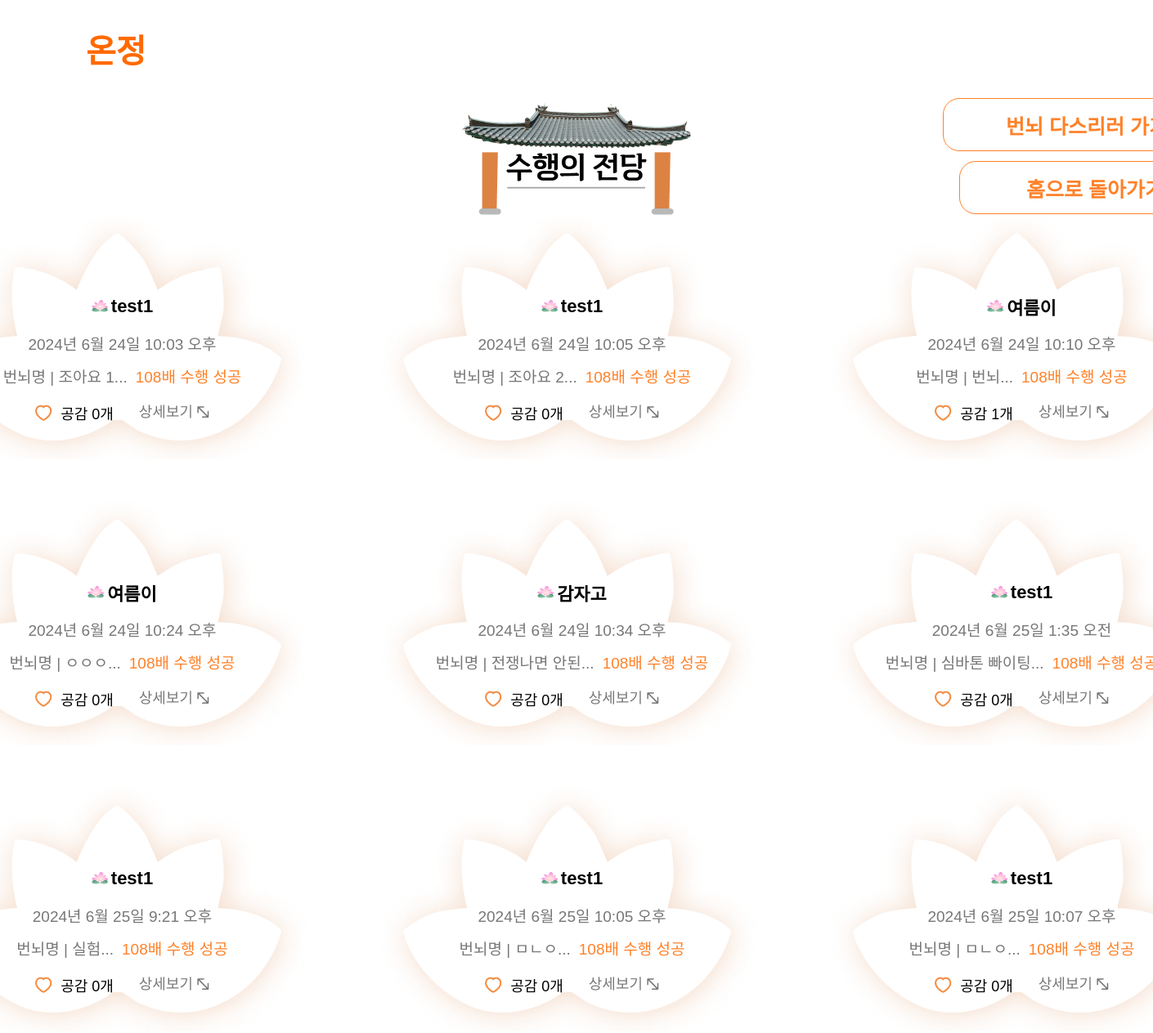
Before: /post/community_108/ (upper part) with the older database file.
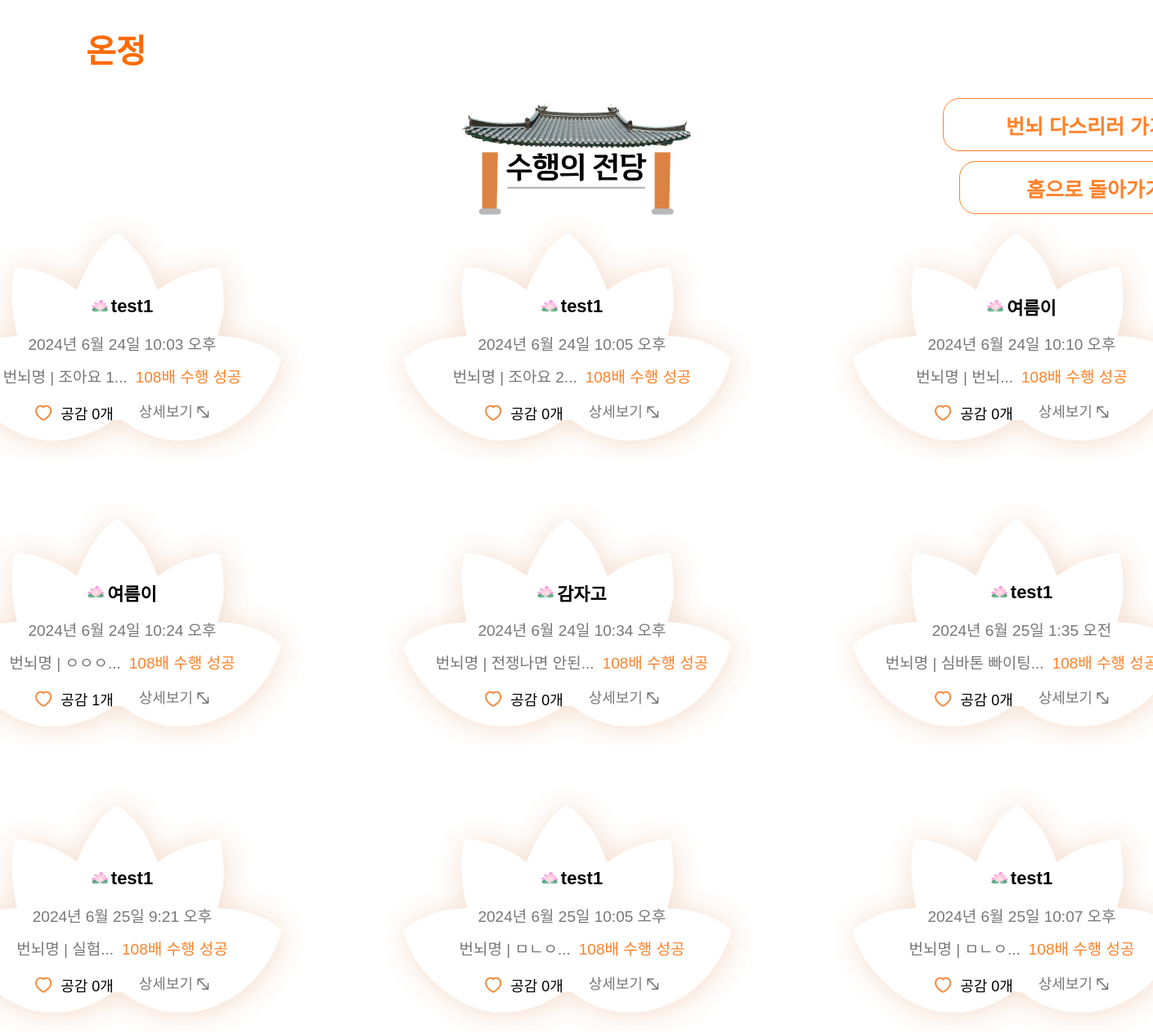
After: the same page with the newer database file.
### post/models.py (models this page shows)
class SharedWish(models.Model):
    title = models.CharField(max_length=50)
    user = models.ForeignKey(User, on_delete=models.CASCADE)
    text = models.TextField()
    created_at = models.DateTimeField(auto_now_add=True)
    like = models.ManyToManyField(User, related_name='sharedwish_likes', blank=True)
    like_count = models.IntegerField(default=0)
    num108_count = models.IntegerField(default=0)
    def summary(self):
        return self.title[:7] + "..."

### post/views.py (the view)
# urls.py: path('community_108/', community_108, name="community_108"),
@csrf_exempt
def community_108(request):
    sharedwish = SharedWish.objects.all()
    return render(request, 'post/community_108.html', {'sharedwishes' : sharedwish})

### post/templates/post/community_108.html (shortened to what this page needs)
<!DOCTYPE html>
{% load static %}
<html>
    <head>
            <link rel="stylesheet" type="text/css" href="{% static 'css/main/community_108.css'%}"/>
    </head>
    <body>
        <div class = "screen">
            <div class = "topnav">
                <a class="onjung" href="{% url 'main:mainpage' %}">
                    온정
                </a>
            </div>
            <div class = "frametop">
                <img class="icon-place" alt="안뜸" src="{%static 'images/mainpage_img/img-building.png'%}"/>
                <div class="buttons">
                    <a class="do108-button" href="{% url 'post:start_108' %}">번뇌 다스리러 가기</a>
                    <a class="mainpage-button" href="{% url 'main:mainpage' %}">홈으로 돌아가기</a>
                </div>
            </div>
            <div class="postbox">
                <div style="display: flex; flex-wrap: wrap; gap: 50px;">
                    {% for sharedwish in sharedwishes %}
                    <div class="frame-post">
                        <a href="{% url 'post:detail_108' sharedwish.id%}">
                            <img class="post-background" alt="안뜸" src="{%static 'images/mainpage_img/img-post-background.png'%}"/>
                            <div class="frame-text">
                                <div class="post-username">
                                    <img class="lotus-username" alt="안뜸" src="{%static 'images/mainpage_img/img-lotus-mini.png'%}"/>
                                    <div class="db_username">{{sharedwish.user.username}}</div>
                                </div>
                                <div class="post-time">
                                    <div class="db_time">{{ sharedwish.created_at }}</div>
                                </div>
                                <div class="post-title">
                                    <div class="db_title">번뇌명 | {{ sharedwish.summary }}</div>
                                    <div class="ok108">108배 수행 성공</div>
                                </div>
                                <div class="icons">
                                    <div class = "likes">
                                        <img class="img-like" alt="안뜸" src="{%static 'images/mainpage_img/img-like.png'%}"/>
                                        <div class ="db_like">공감 {{ sharedwish.like_count }}개</div>
                                    </div>
                                    <img class="img-detail" alt="안뜸" src="{%static 'images/mainpage_img/img-detail.png'%}"/>
                                </div>
                            </div>
                        </a>
                    </div>
                    {% endfor %}
                </div>
            </div>
        </div>
    </body>
</html>

### project/static/css/main/community_108.css (style rules this page uses)
body { display: flex; justify-content: center; align-items: center; width: 100vw; height: fit-content; margin: 0; background-image: url('https://ifh.cc/g/7HHHlD.png'); background-position: center; background-repeat: no-repeat; background-size: cover; font-family: 'GamtanRoadDotum', sans-serif; font-weight: bold; }
body { animation: fadein 2s forwards; }
a { text-decoration: none; }
.screen { display: flex; flex-direction: column; justify-content: flex-start; align-items: center; width: 1600px; padding-bottom: 90px; }
.screen .topnav { display: flex; justify-content: flex-start; align-items: center; width : 1200px; height: 120px; }
.screen .onjung { font-size: 40px; font-weight: 600; color: #FF6A00; }
.screen .frametop { display: flex; justify-content: flex-end; align-items: center; width : 1600px; height: 142px; gap: 296.87px; }
.screen .icon-place { width: fit-content; height: fit-content; }
.screen .buttons { width: 350px; height: 142px; display: flex; flex-direction: column; justify-content: flex-start; align-items: flex-end; gap: 12px; }
.screen .do108-button { display: flex; justify-content: center; align-items: center; width: 350px; height: 65px; border-radius: 20px; font-size: 25px; color: #FF8128; border: 1px solid #FF8128; text-decoration: none; cursor: pointer; z-index: 1; }
.screen .mainpage-button { display: flex; justify-content: center; align-items: center; width: 330px; height: 65px; border-radius: 20px; font-size: 25px; color: #FF8128; border: 1px solid #FF8128; text-decoration: none; cursor: pointer; z-index: 1; }
.screen .postbox { display: flex; flex-wrap: wrap; align-items: flex-start; gap: 50px 100px; position: relative; align-self: stretch; width: 1600px; flex: 0 0 auto; }
.screen .frame-post { display: inline-flex; flex-direction: column; justify-content: center; align-items: flex-start; width: 500px; height: 300px; position: relative; flex: 0 0 auto; }
.screen .post-background { width: fit-content; height: fit-content; position: absolute; top: 0; left: 0; }
.screen .frame-text { padding-top: 75px; width: 489px; height: 200px; display: flex; flex-direction: column; justify-content: flex-start; align-items: center; gap: 0px; position: relative; z-index: 1; padding-right:10px; }
.screen .post-username { display: flex; justify-content: center; align-items: center; width: fit-content; height: 50px; color: #000000; }
.screen .lotus-username { width: fit-content; height: fit-content; }
.screen .db_username { width: fit-content; font-size: 22px; font-weight: 800; }
.screen .post-time { display: flex; justify-content: center; align-items: center; width: fit-content; height: 40px; }
.screen .db_time { font-size: 19px; color: #777777; font-weight: 400; }
.screen .post-title { display: flex; justify-content: center; align-items: center; width: fit-content; height: 40px; gap:10px; }
.screen .db_title { font-size: 19px; color: #777777; font-weight: 500; }
.screen .ok108 { font-size: 19px; color:#FF8128; font-weight: 500; }
.screen .icons { width: 200px; height: 50px; width: fit-content; display: flex; justify-content: center; align-items: center; gap: 30px; }
.screen .likes { display: flex; justify-content: center; align-items: center; width: fit-content; height: 40px; gap: 10px; }
.screen .img-like { width: fit-content; height: fit-content; }
.screen .db_like { font-size: 18px; font-weight: 400; color: #000000; }
.screen .img-detail { width: fit-content; height: fit-content; }

Changed rows visible on the page:
changed SharedWish "2024년 6월 24일 10:10 오후": like_count "1" → "0"
changed SharedWish "2024년 6월 24일 10:24 오후": like_count "0" → "1"
